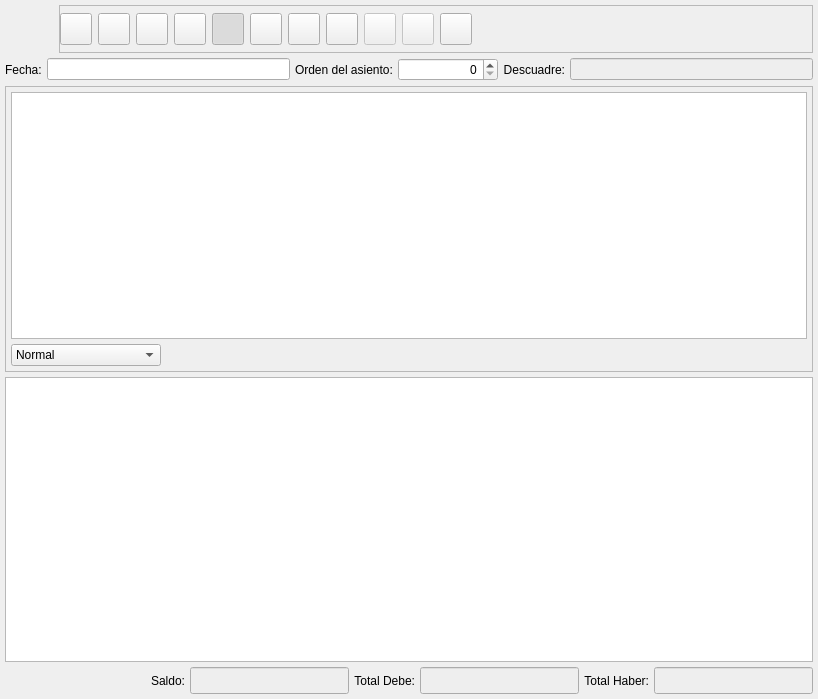
<ui version="4.0" >
 <author>Tomeu Borras</author>
 <class>BcAsientoBase</class>
 <widget class="QWidget" name="BcAsientoBase" >
  <property name="geometry" >
   <rect>
    <x>0</x>
    <y>0</y>
    <width>818</width>
    <height>699</height>
   </rect>
  </property>
  <property name="windowTitle" >
   <string>Asiento</string>
  </property>
  <property name="windowIcon" >
   <iconset resource="../../bulmages.qrc" >
    <normaloff>:/Images/book.svg</normaloff>:/Images/book.svg</iconset>
  </property>
  <layout class="QVBoxLayout" >
   <property name="spacing" >
    <number>5</number>
   </property>
   <property name="margin" >
    <number>5</number>
   </property>
   <item>
    <layout class="QHBoxLayout" >
     <property name="spacing" >
      <number>6</number>
     </property>
     <property name="margin" >
      <number>0</number>
     </property>
     <item>
      <widget class="QLabel" name="pixmapLabel1" >
       <property name="sizePolicy" >
        <sizepolicy vsizetype="Fixed" hsizetype="Fixed" >
         <horstretch>0</horstretch>
         <verstretch>0</verstretch>
        </sizepolicy>
       </property>
       <property name="minimumSize" >
        <size>
         <width>48</width>
         <height>48</height>
        </size>
       </property>
       <property name="maximumSize" >
        <size>
         <width>48</width>
         <height>48</height>
        </size>
       </property>
       <property name="pixmap" >
        <pixmap resource="../../bulmages.qrc" >:/Images/book.svg</pixmap>
       </property>
       <property name="scaledContents" >
        <bool>true</bool>
       </property>
      </widget>
     </item>
     <item>
      <widget class="QFrame" name="mui_framebotones" >
       <property name="sizePolicy" >
        <sizepolicy vsizetype="Fixed" hsizetype="Expanding" >
         <horstretch>0</horstretch>
         <verstretch>0</verstretch>
        </sizepolicy>
       </property>
       <property name="minimumSize" >
        <size>
         <width>42</width>
         <height>42</height>
        </size>
       </property>
       <property name="maximumSize" >
        <size>
         <width>16777215</width>
         <height>48</height>
        </size>
       </property>
       <property name="frameShape" >
        <enum>QFrame::StyledPanel</enum>
       </property>
       <property name="frameShadow" >
        <enum>QFrame::Raised</enum>
       </property>
       <layout class="QHBoxLayout" >
        <property name="margin" >
         <number>0</number>
        </property>
        <item>
         <widget class="QToolButton" name="mui_abrirasiento" >
          <property name="sizePolicy" >
           <sizepolicy vsizetype="Fixed" hsizetype="Fixed" >
            <horstretch>0</horstretch>
            <verstretch>0</verstretch>
           </sizepolicy>
          </property>
          <property name="minimumSize" >
           <size>
            <width>32</width>
            <height>32</height>
           </size>
          </property>
          <property name="maximumSize" >
           <size>
            <width>32</width>
            <height>32</height>
           </size>
          </property>
          <property name="toolTip" >
           <string>Abrir asiento</string>
          </property>
          <property name="whatsThis" >
           <string>Abrir asiento</string>
          </property>
          <property name="text" >
           <string/>
          </property>
          <property name="icon" >
           <iconset resource="../../bulmages.qrc" >
            <normaloff>:/BulmaCont32x32/images/png/decrypted.png</normaloff>:/BulmaCont32x32/images/png/decrypted.png</iconset>
          </property>
          <property name="iconSize" >
           <size>
            <width>32</width>
            <height>32</height>
           </size>
          </property>
          <property name="shortcut" >
           <string>Ctrl+A</string>
          </property>
         </widget>
        </item>
        <item>
         <widget class="QToolButton" name="mui_cerrarasiento" >
          <property name="sizePolicy" >
           <sizepolicy vsizetype="Fixed" hsizetype="Fixed" >
            <horstretch>0</horstretch>
            <verstretch>0</verstretch>
           </sizepolicy>
          </property>
          <property name="minimumSize" >
           <size>
            <width>32</width>
            <height>32</height>
           </size>
          </property>
          <property name="maximumSize" >
           <size>
            <width>32</width>
            <height>32</height>
           </size>
          </property>
          <property name="toolTip" >
           <string>Cerrar asiento</string>
          </property>
          <property name="whatsThis" >
           <string>Cerrar asiento</string>
          </property>
          <property name="text" >
           <string/>
          </property>
          <property name="icon" >
           <iconset resource="../../bulmages.qrc" >
            <normaloff>:/BulmaCont32x32/images/png/encrypted.png</normaloff>:/BulmaCont32x32/images/png/encrypted.png</iconset>
          </property>
          <property name="iconSize" >
           <size>
            <width>32</width>
            <height>32</height>
           </size>
          </property>
          <property name="shortcut" >
           <string>Ctrl+C</string>
          </property>
         </widget>
        </item>
        <item>
         <widget class="QToolButton" name="mui_guardarasiento" >
          <property name="sizePolicy" >
           <sizepolicy vsizetype="Fixed" hsizetype="Fixed" >
            <horstretch>0</horstretch>
            <verstretch>0</verstretch>
           </sizepolicy>
          </property>
          <property name="minimumSize" >
           <size>
            <width>32</width>
            <height>32</height>
           </size>
          </property>
          <property name="maximumSize" >
           <size>
            <width>32</width>
            <height>32</height>
           </size>
          </property>
          <property name="toolTip" >
           <string>Guardar asiento</string>
          </property>
          <property name="whatsThis" >
           <string>Guardar asiento</string>
          </property>
          <property name="text" >
           <string/>
          </property>
          <property name="icon" >
           <iconset resource="../../bulmages.qrc" >
            <normaloff>:/Images/edit-save.svg</normaloff>:/Images/edit-save.svg</iconset>
          </property>
          <property name="iconSize" >
           <size>
            <width>32</width>
            <height>32</height>
           </size>
          </property>
          <property name="shortcut" >
           <string>Ctrl+S</string>
          </property>
         </widget>
        </item>
        <item>
         <widget class="QToolButton" name="mui_nuevoasiento" >
          <property name="sizePolicy" >
           <sizepolicy vsizetype="Fixed" hsizetype="Fixed" >
            <horstretch>0</horstretch>
            <verstretch>0</verstretch>
           </sizepolicy>
          </property>
          <property name="minimumSize" >
           <size>
            <width>32</width>
            <height>32</height>
           </size>
          </property>
          <property name="maximumSize" >
           <size>
            <width>32</width>
            <height>32</height>
           </size>
          </property>
          <property name="toolTip" >
           <string>Nuevo asiento</string>
          </property>
          <property name="statusTip" >
           <string comment="Nuevo asiento" >Nuevo asiento</string>
          </property>
          <property name="whatsThis" >
           <string>Nuevo asiento</string>
          </property>
          <property name="accessibleDescription" >
           <string comment="Nuevo asiento" >Nuevo asiento</string>
          </property>
          <property name="text" >
           <string/>
          </property>
          <property name="icon" >
           <iconset resource="../../bulmages.qrc" >
            <normaloff>:/Images/document-new.svg</normaloff>:/Images/document-new.svg</iconset>
          </property>
          <property name="iconSize" >
           <size>
            <width>32</width>
            <height>32</height>
           </size>
          </property>
          <property name="shortcut" >
           <string>Ctrl+N</string>
          </property>
         </widget>
        </item>
        <item>
         <widget class="QToolButton" name="mui_detalles" >
          <property name="sizePolicy" >
           <sizepolicy vsizetype="Fixed" hsizetype="Fixed" >
            <horstretch>0</horstretch>
            <verstretch>0</verstretch>
           </sizepolicy>
          </property>
          <property name="minimumSize" >
           <size>
            <width>32</width>
            <height>32</height>
           </size>
          </property>
          <property name="maximumSize" >
           <size>
            <width>32</width>
            <height>32</height>
           </size>
          </property>
          <property name="toolTip" >
           <string>Extender asiento</string>
          </property>
          <property name="whatsThis" >
           <string>Extender asiento</string>
          </property>
          <property name="text" >
           <string/>
          </property>
          <property name="icon" >
           <iconset resource="../../bulmages.qrc" >
            <normaloff>:/Images/document-open.svg</normaloff>:/Images/document-open.svg</iconset>
          </property>
          <property name="iconSize" >
           <size>
            <width>32</width>
            <height>32</height>
           </size>
          </property>
          <property name="shortcut" >
           <string>Ctrl+E</string>
          </property>
          <property name="checkable" >
           <bool>true</bool>
          </property>
          <property name="checked" >
           <bool>true</bool>
          </property>
         </widget>
        </item>
        <item>
         <widget class="QToolButton" name="mui_configurar" >
          <property name="minimumSize" >
           <size>
            <width>32</width>
            <height>32</height>
           </size>
          </property>
          <property name="maximumSize" >
           <size>
            <width>32</width>
            <height>32</height>
           </size>
          </property>
          <property name="toolTip" >
           <string>Configurar</string>
          </property>
          <property name="whatsThis" >
           <string>Configurar</string>
          </property>
          <property name="text" >
           <string/>
          </property>
          <property name="icon" >
           <iconset resource="../../bulmages.qrc" >
            <normaloff>:/Images/document-properties.svg</normaloff>:/Images/document-properties.svg</iconset>
          </property>
          <property name="iconSize" >
           <size>
            <width>32</width>
            <height>32</height>
           </size>
          </property>
          <property name="checkable" >
           <bool>true</bool>
          </property>
          <property name="checked" >
           <bool>false</bool>
          </property>
         </widget>
        </item>
        <item>
         <widget class="QToolButton" name="mui_borrar" >
          <property name="sizePolicy" >
           <sizepolicy vsizetype="Fixed" hsizetype="Fixed" >
            <horstretch>0</horstretch>
            <verstretch>0</verstretch>
           </sizepolicy>
          </property>
          <property name="minimumSize" >
           <size>
            <width>32</width>
            <height>32</height>
           </size>
          </property>
          <property name="maximumSize" >
           <size>
            <width>32</width>
            <height>32</height>
           </size>
          </property>
          <property name="toolTip" >
           <string>Borrar asiento</string>
          </property>
          <property name="whatsThis" >
           <string>Borrar asiento</string>
          </property>
          <property name="text" >
           <string/>
          </property>
          <property name="icon" >
           <iconset>
            <normaloff>:Images/edit-delete.svg</normaloff>:Images/edit-delete.svg</iconset>
          </property>
          <property name="iconSize" >
           <size>
            <width>32</width>
            <height>32</height>
           </size>
          </property>
          <property name="shortcut" >
           <string>Ctrl+D</string>
          </property>
         </widget>
        </item>
        <item>
         <widget class="QToolButton" name="mui_duplicar" >
          <property name="sizePolicy" >
           <sizepolicy vsizetype="Fixed" hsizetype="Fixed" >
            <horstretch>0</horstretch>
            <verstretch>0</verstretch>
           </sizepolicy>
          </property>
          <property name="minimumSize" >
           <size>
            <width>32</width>
            <height>32</height>
           </size>
          </property>
          <property name="maximumSize" >
           <size>
            <width>32</width>
            <height>32</height>
           </size>
          </property>
          <property name="toolTip" >
           <string>Duplicar asiento</string>
          </property>
          <property name="whatsThis" >
           <string>Duplicar asiento</string>
          </property>
          <property name="text" >
           <string/>
          </property>
          <property name="icon" >
           <iconset resource="../../bulmages.qrc" >
            <normaloff>:/BulmaCont32x32/images/png/igualant.xpm</normaloff>:/BulmaCont32x32/images/png/igualant.xpm</iconset>
          </property>
          <property name="iconSize" >
           <size>
            <width>32</width>
            <height>32</height>
           </size>
          </property>
          <property name="shortcut" >
           <string>Ctrl+D</string>
          </property>
         </widget>
        </item>
        <item>
         <widget class="QToolButton" name="mui_exportar" >
          <property name="enabled" >
           <bool>false</bool>
          </property>
          <property name="sizePolicy" >
           <sizepolicy vsizetype="Fixed" hsizetype="Fixed" >
            <horstretch>0</horstretch>
            <verstretch>0</verstretch>
           </sizepolicy>
          </property>
          <property name="minimumSize" >
           <size>
            <width>32</width>
            <height>32</height>
           </size>
          </property>
          <property name="maximumSize" >
           <size>
            <width>32</width>
            <height>32</height>
           </size>
          </property>
          <property name="toolTip" >
           <string>Exportar asiento</string>
          </property>
          <property name="whatsThis" >
           <string>Exportar asiento</string>
          </property>
          <property name="text" >
           <string/>
          </property>
          <property name="icon" >
           <iconset resource="../../bulmages.qrc" >
            <normaloff>:/Images/document-import.svg</normaloff>:/Images/document-import.svg</iconset>
          </property>
          <property name="iconSize" >
           <size>
            <width>32</width>
            <height>32</height>
           </size>
          </property>
         </widget>
        </item>
        <item>
         <widget class="QToolButton" name="mui_importar" >
          <property name="enabled" >
           <bool>false</bool>
          </property>
          <property name="sizePolicy" >
           <sizepolicy vsizetype="Fixed" hsizetype="Fixed" >
            <horstretch>0</horstretch>
            <verstretch>0</verstretch>
           </sizepolicy>
          </property>
          <property name="minimumSize" >
           <size>
            <width>32</width>
            <height>32</height>
           </size>
          </property>
          <property name="maximumSize" >
           <size>
            <width>32</width>
            <height>32</height>
           </size>
          </property>
          <property name="toolTip" >
           <string>Importar asiento</string>
          </property>
          <property name="whatsThis" >
           <string>Importar asiento</string>
          </property>
          <property name="text" >
           <string/>
          </property>
          <property name="icon" >
           <iconset resource="../../bulmages.qrc" >
            <normaloff>:/Images/document-export.svg</normaloff>:/Images/document-export.svg</iconset>
          </property>
          <property name="iconSize" >
           <size>
            <width>32</width>
            <height>32</height>
           </size>
          </property>
         </widget>
        </item>
        <item>
         <widget class="QToolButton" name="mui_inteligente" >
          <property name="sizePolicy" >
           <sizepolicy vsizetype="Fixed" hsizetype="Fixed" >
            <horstretch>0</horstretch>
            <verstretch>0</verstretch>
           </sizepolicy>
          </property>
          <property name="minimumSize" >
           <size>
            <width>32</width>
            <height>32</height>
           </size>
          </property>
          <property name="maximumSize" >
           <size>
            <width>32</width>
            <height>32</height>
           </size>
          </property>
          <property name="toolTip" >
           <string>Asientos Inteligentes</string>
          </property>
          <property name="whatsThis" >
           <string>Asientos Inteligentes</string>
          </property>
          <property name="text" >
           <string/>
          </property>
          <property name="icon" >
           <iconset resource="../../bulmages.qrc" >
            <normaloff>:/BulmaCont32x32/images/png/wizard.png</normaloff>:/BulmaCont32x32/images/png/wizard.png</iconset>
          </property>
          <property name="iconSize" >
           <size>
            <width>32</width>
            <height>32</height>
           </size>
          </property>
          <property name="shortcut" >
           <string>Ctrl+M</string>
          </property>
         </widget>
        </item>
        <item>
         <widget class="QFrame" name="mui_plugbotones" >
          <property name="sizePolicy" >
           <sizepolicy vsizetype="Fixed" hsizetype="Fixed" >
            <horstretch>0</horstretch>
            <verstretch>0</verstretch>
           </sizepolicy>
          </property>
          <property name="minimumSize" >
           <size>
            <width>32</width>
            <height>32</height>
           </size>
          </property>
          <property name="frameShape" >
           <enum>QFrame::NoFrame</enum>
          </property>
          <property name="frameShadow" >
           <enum>QFrame::Plain</enum>
          </property>
          <property name="lineWidth" >
           <number>0</number>
          </property>
         </widget>
        </item>
        <item>
         <spacer>
          <property name="orientation" >
           <enum>Qt::Horizontal</enum>
          </property>
          <property name="sizeType" >
           <enum>QSizePolicy::Expanding</enum>
          </property>
          <property name="sizeHint" stdset="0" >
           <size>
            <width>201</width>
            <height>44</height>
           </size>
          </property>
         </spacer>
        </item>
       </layout>
      </widget>
     </item>
    </layout>
   </item>
   <item>
    <layout class="QHBoxLayout" >
     <property name="spacing" >
      <number>5</number>
     </property>
     <property name="margin" >
      <number>0</number>
     </property>
     <item>
      <widget class="QLabel" name="TextLabel2" >
       <property name="text" >
        <string>Fecha:</string>
       </property>
      </widget>
     </item>
     <item>
      <widget class="BlDateSearch" name="mui_fecha" >
       <property name="minimumSize" >
        <size>
         <width>150</width>
         <height>0</height>
        </size>
       </property>
      </widget>
     </item>
     <item>
      <widget class="QLabel" name="TextLabel1" >
       <property name="text" >
        <string>Orden del asiento:</string>
       </property>
      </widget>
     </item>
     <item>
      <widget class="QSpinBox" name="mui_ordenasiento" >
       <property name="minimumSize" >
        <size>
         <width>100</width>
         <height>0</height>
        </size>
       </property>
       <property name="alignment" >
        <set>Qt::AlignRight</set>
       </property>
       <property name="maximum" >
        <number>99999999</number>
       </property>
       <property name="value" >
        <number>0</number>
       </property>
      </widget>
     </item>
     <item>
      <widget class="QLabel" name="TextLabel1_3" >
       <property name="text" >
        <string>Descuadre:</string>
       </property>
       <property name="alignment" >
        <set>Qt::AlignRight|Qt::AlignTrailing|Qt::AlignVCenter</set>
       </property>
      </widget>
     </item>
     <item>
      <widget class="QLineEdit" name="m_descuadre" >
       <property name="minimumSize" >
        <size>
         <width>150</width>
         <height>0</height>
        </size>
       </property>
       <property name="palette" >
        <palette>
         <active>
          <colorrole role="Base" >
           <brush brushstyle="SolidPattern" >
            <color alpha="255" >
             <red>238</red>
             <green>238</green>
             <blue>238</blue>
            </color>
           </brush>
          </colorrole>
         </active>
         <inactive>
          <colorrole role="Base" >
           <brush brushstyle="SolidPattern" >
            <color alpha="255" >
             <red>238</red>
             <green>238</green>
             <blue>238</blue>
            </color>
           </brush>
          </colorrole>
         </inactive>
         <disabled>
          <colorrole role="Base" >
           <brush brushstyle="SolidPattern" >
            <color alpha="255" >
             <red>255</red>
             <green>255</green>
             <blue>255</blue>
            </color>
           </brush>
          </colorrole>
         </disabled>
        </palette>
       </property>
       <property name="alignment" >
        <set>Qt::AlignRight</set>
       </property>
       <property name="readOnly" >
        <bool>true</bool>
       </property>
      </widget>
     </item>
    </layout>
   </item>
   <item>
    <widget class="QFrame" name="frame" >
     <property name="frameShape" >
      <enum>QFrame::StyledPanel</enum>
     </property>
     <property name="frameShadow" >
      <enum>QFrame::Raised</enum>
     </property>
     <layout class="QVBoxLayout" >
      <property name="spacing" >
       <number>5</number>
      </property>
      <property name="margin" >
       <number>5</number>
      </property>
      <item>
       <widget class="QTextEdit" name="mui_comentariosAsiento" />
      </item>
      <item>
       <layout class="QHBoxLayout" >
        <property name="spacing" >
         <number>5</number>
        </property>
        <property name="margin" >
         <number>0</number>
        </property>
        <item>
         <widget class="QComboBox" name="mui_claseAsiento" >
          <property name="minimumSize" >
           <size>
            <width>150</width>
            <height>0</height>
           </size>
          </property>
          <item>
           <property name="text" >
            <string>Normal</string>
           </property>
          </item>
          <item>
           <property name="text" >
            <string>Regularizacion</string>
           </property>
          </item>
          <item>
           <property name="text" >
            <string>Cierre</string>
           </property>
          </item>
          <item>
           <property name="text" >
            <string>Apertura</string>
           </property>
          </item>
         </widget>
        </item>
        <item>
         <spacer>
          <property name="orientation" >
           <enum>Qt::Horizontal</enum>
          </property>
          <property name="sizeHint" stdset="0" >
           <size>
            <width>40</width>
            <height>20</height>
           </size>
          </property>
         </spacer>
        </item>
       </layout>
      </item>
     </layout>
    </widget>
   </item>
   <item>
    <widget class="BcAsientoSubForm" name="mui_list" />
   </item>
   <item>
    <layout class="QHBoxLayout" >
     <property name="spacing" >
      <number>5</number>
     </property>
     <property name="margin" >
      <number>0</number>
     </property>
     <item>
      <spacer>
       <property name="orientation" >
        <enum>Qt::Horizontal</enum>
       </property>
       <property name="sizeType" >
        <enum>QSizePolicy::Expanding</enum>
       </property>
       <property name="sizeHint" stdset="0" >
        <size>
         <width>96</width>
         <height>25</height>
        </size>
       </property>
      </spacer>
     </item>
     <item>
      <widget class="QLabel" name="textLabel1" >
       <property name="text" >
        <string>Saldo:</string>
       </property>
       <property name="alignment" >
        <set>Qt::AlignRight|Qt::AlignTrailing|Qt::AlignVCenter</set>
       </property>
      </widget>
     </item>
     <item>
      <widget class="QLineEdit" name="m_saldoCuenta" >
       <property name="enabled" >
        <bool>true</bool>
       </property>
       <property name="sizePolicy" >
        <sizepolicy vsizetype="Fixed" hsizetype="Preferred" >
         <horstretch>0</horstretch>
         <verstretch>0</verstretch>
        </sizepolicy>
       </property>
       <property name="minimumSize" >
        <size>
         <width>150</width>
         <height>0</height>
        </size>
       </property>
       <property name="palette" >
        <palette>
         <active>
          <colorrole role="Base" >
           <brush brushstyle="SolidPattern" >
            <color alpha="255" >
             <red>238</red>
             <green>238</green>
             <blue>238</blue>
            </color>
           </brush>
          </colorrole>
         </active>
         <inactive>
          <colorrole role="Base" >
           <brush brushstyle="SolidPattern" >
            <color alpha="255" >
             <red>238</red>
             <green>238</green>
             <blue>238</blue>
            </color>
           </brush>
          </colorrole>
         </inactive>
         <disabled>
          <colorrole role="Base" >
           <brush brushstyle="SolidPattern" >
            <color alpha="255" >
             <red>255</red>
             <green>255</green>
             <blue>255</blue>
            </color>
           </brush>
          </colorrole>
         </disabled>
        </palette>
       </property>
       <property name="font" >
        <font>
         <pointsize>12</pointsize>
         <weight>75</weight>
         <bold>true</bold>
        </font>
       </property>
       <property name="mouseTracking" >
        <bool>false</bool>
       </property>
       <property name="focusPolicy" >
        <enum>Qt::NoFocus</enum>
       </property>
       <property name="acceptDrops" >
        <bool>false</bool>
       </property>
       <property name="alignment" >
        <set>Qt::AlignRight</set>
       </property>
       <property name="dragEnabled" >
        <bool>false</bool>
       </property>
       <property name="readOnly" >
        <bool>true</bool>
       </property>
      </widget>
     </item>
     <item>
      <widget class="QLabel" name="TextLabel1_2" >
       <property name="text" >
        <string>Total Debe:</string>
       </property>
       <property name="alignment" >
        <set>Qt::AlignRight|Qt::AlignTrailing|Qt::AlignVCenter</set>
       </property>
      </widget>
     </item>
     <item>
      <widget class="QLineEdit" name="m_totaldebe" >
       <property name="sizePolicy" >
        <sizepolicy vsizetype="Fixed" hsizetype="Preferred" >
         <horstretch>0</horstretch>
         <verstretch>0</verstretch>
        </sizepolicy>
       </property>
       <property name="minimumSize" >
        <size>
         <width>150</width>
         <height>0</height>
        </size>
       </property>
       <property name="palette" >
        <palette>
         <active>
          <colorrole role="Base" >
           <brush brushstyle="SolidPattern" >
            <color alpha="255" >
             <red>238</red>
             <green>238</green>
             <blue>238</blue>
            </color>
           </brush>
          </colorrole>
         </active>
         <inactive>
          <colorrole role="Base" >
           <brush brushstyle="SolidPattern" >
            <color alpha="255" >
             <red>238</red>
             <green>238</green>
             <blue>238</blue>
            </color>
           </brush>
          </colorrole>
         </inactive>
         <disabled>
          <colorrole role="Base" >
           <brush brushstyle="SolidPattern" >
            <color alpha="255" >
             <red>255</red>
             <green>255</green>
             <blue>255</blue>
            </color>
           </brush>
          </colorrole>
         </disabled>
        </palette>
       </property>
       <property name="font" >
        <font>
         <pointsize>12</pointsize>
         <weight>75</weight>
         <italic>false</italic>
         <bold>true</bold>
        </font>
       </property>
       <property name="alignment" >
        <set>Qt::AlignRight</set>
       </property>
       <property name="readOnly" >
        <bool>true</bool>
       </property>
      </widget>
     </item>
     <item>
      <widget class="QLabel" name="TextLabel1_4" >
       <property name="text" >
        <string>Total Haber:</string>
       </property>
       <property name="alignment" >
        <set>Qt::AlignRight|Qt::AlignTrailing|Qt::AlignVCenter</set>
       </property>
      </widget>
     </item>
     <item>
      <widget class="QLineEdit" name="m_totalhaber" >
       <property name="sizePolicy" >
        <sizepolicy vsizetype="Fixed" hsizetype="Preferred" >
         <horstretch>0</horstretch>
         <verstretch>0</verstretch>
        </sizepolicy>
       </property>
       <property name="minimumSize" >
        <size>
         <width>150</width>
         <height>0</height>
        </size>
       </property>
       <property name="palette" >
        <palette>
         <active>
          <colorrole role="Base" >
           <brush brushstyle="SolidPattern" >
            <color alpha="255" >
             <red>238</red>
             <green>238</green>
             <blue>238</blue>
            </color>
           </brush>
          </colorrole>
         </active>
         <inactive>
          <colorrole role="Base" >
           <brush brushstyle="SolidPattern" >
            <color alpha="255" >
             <red>238</red>
             <green>238</green>
             <blue>238</blue>
            </color>
           </brush>
          </colorrole>
         </inactive>
         <disabled>
          <colorrole role="Base" >
           <brush brushstyle="SolidPattern" >
            <color alpha="255" >
             <red>255</red>
             <green>255</green>
             <blue>255</blue>
            </color>
           </brush>
          </colorrole>
         </disabled>
        </palette>
       </property>
       <property name="font" >
        <font>
         <pointsize>12</pointsize>
         <weight>75</weight>
         <bold>true</bold>
        </font>
       </property>
       <property name="alignment" >
        <set>Qt::AlignRight</set>
       </property>
       <property name="readOnly" >
        <bool>true</bool>
       </property>
      </widget>
     </item>
    </layout>
   </item>
  </layout>
 </widget>
 <customwidgets>
  <customwidget>
   <class>BlDateSearch</class>
   <extends>QLineEdit</extends>
   <header>../../bulmalib/src/bldatesearch.h</header>
  </customwidget>
  <customwidget>
   <class>BcAsientoSubForm</class>
   <extends>QTableWidget</extends>
   <header>bcasientosubform.h</header>
  </customwidget>
 </customwidgets>
 <resources>
  <include location="../../bulmages.qrc" />
 </resources>
 <connections>
  <connection>
   <sender>mui_detalles</sender>
   <signal>toggled(bool)</signal>
   <receiver>frame</receiver>
   <slot>setShown(bool)</slot>
   <hints>
    <hint type="sourcelabel" >
     <x>241</x>
     <y>43</y>
    </hint>
    <hint type="destinationlabel" >
     <x>56</x>
     <y>95</y>
    </hint>
   </hints>
  </connection>
 </connections>
</ui>
